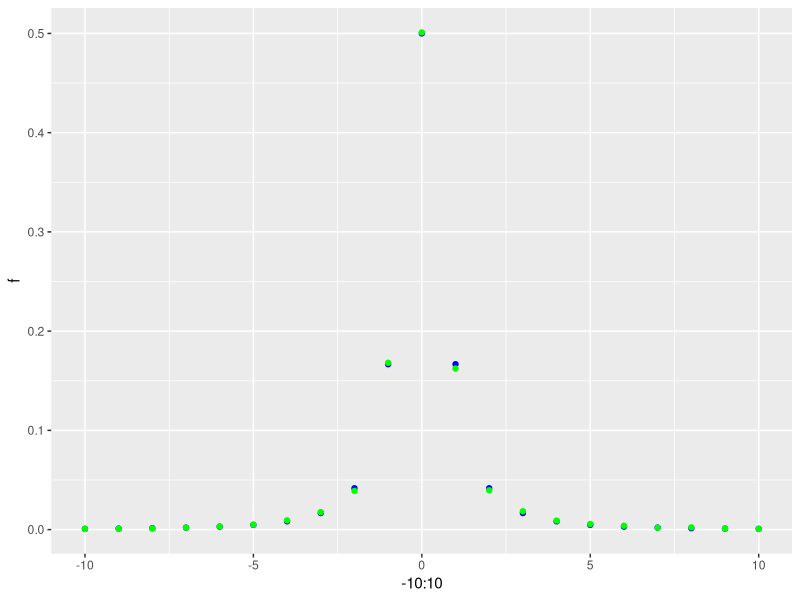
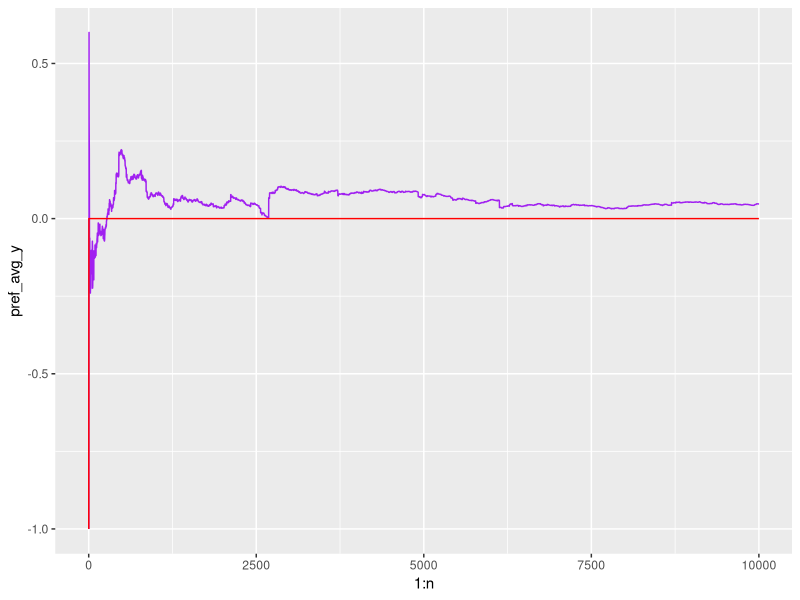

These charts were generated, in order, by the following R code:
# Patryk Jędrzejczak

library(ggplot2)

rm(list = ls())

# prob(k) = P(Y = k)
prob <- function(k) {
  if (k != 0) {
    1 / (abs(k) * (abs(k) + 1) * (abs(k) + 2))
  }
  else {
    0.5
  }
}

max_pref <- 10000
pref_prob <- cumsum(sapply(1:max_pref, prob))

# funkcja samplująca
samp <- function() {
  x <- runif(1, 0, 1)
  if (x <= 0.5) {
    0
  }
  else  {
    z <- x - 0.5
    if (x > 0.75) {
      z <- x - 0.75
    }
    l <- 1
    r <- max_pref
    while (l < r) {
      s <- as.integer((l + r) / 2)
      if (pref_prob[s] >= z) {
        r <- s
      }
      else {
        l <- s + 1
      }
    }
    if (x > 0.75) {
      l <- -l
    }
    l
  }
}

n = 10000

y <- replicate(n, samp())

# f(k) = P(Y = k)
f <- sapply(-10:10, prob)
sample_f <- sapply(-10:10, function(i) {sum(y == i)}) / n

ggplot() +
  geom_point(aes(x = -10:10, y = f), color = 'blue') +
  geom_point(aes(x = -10:10, y = sample_f), color = 'green')

pref_avg_y <- cumsum(y) / 1:n
pref_median_y <- sapply(1:n, function(i) {median(y[1:i])})

ggplot() +
  geom_line(aes(x = 1:n, y = pref_avg_y), color = 'purple') +
  geom_line(aes(x = 1:n, y = pref_median_y), color = 'red')


